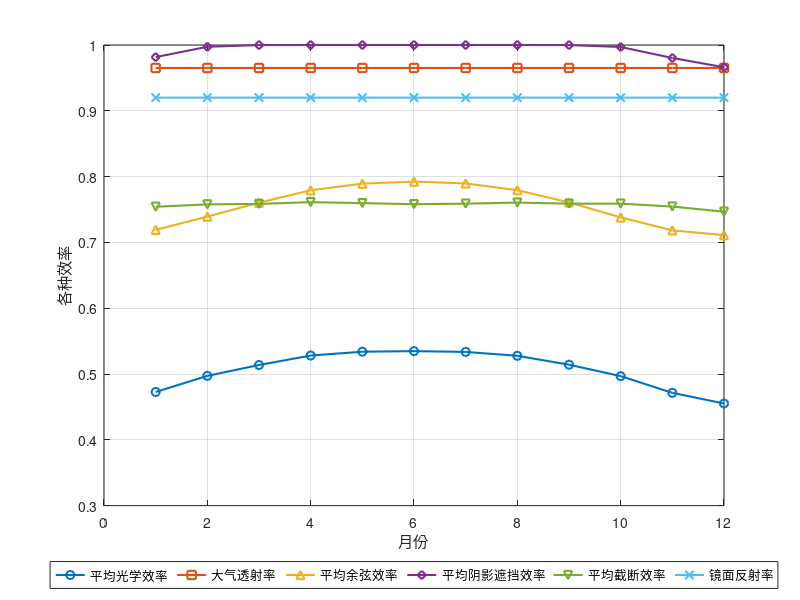

The MATLAB source for this figure:
clc;clear;
x = 1:1:12;
array_n_at1 = [0.9651	0.9651	0.9651	0.9651	0.9651	0.9651	0.9651	0.9651	0.9651	0.9651	0.9651	0.9651];
array_n_light1 = [0.4727    0.4972    0.5137    0.5281    0.5339 ...
0.5348    0.5336    0.5277    0.5142    0.4968 0.4714    0.4552];
array_n_cos1   = [0.7191  0.7392  0.7604  0.7792  0.7893  0.7924 ...
                  0.7896  0.7794  0.7608  0.7380  0.7183  0.7111];
array_n_sb1    = [0.9816  0.9973  0.9999  1.0000  1.0000  1.0000 ...
                  1.0000  1.0000  0.9999  0.9970  0.9803  0.9662];
array_n_trunc1 = [0.7542    0.7578    0.7585    0.7612    0.7597    0.7581 ...
                0.7589    0.7605    0.7589    0.7589    0.7545    0.7467];
n_ref = 0.92;


figure;
h1 = plot(x, array_n_light1,'-o','LineWidth',1.5); hold on;
h2 = plot(x, array_n_at1,   '-s','LineWidth',1.5);
h3 = plot(x, array_n_cos1,  '-^','LineWidth',1.5);
h4 = plot(x, array_n_sb1,   '-d','LineWidth',1.5);
h5 = plot(x, array_n_trunc1,'-v','LineWidth',1.5);
h6 = plot(x, n_ref*ones(size(x)),'-x','LineWidth',1.5); % 镜面反射率是常数

ylim([0.3 1]);
xlabel('月份');
ylabel('各种效率');
legend([h1 h2 h3 h4 h5 h6], ...
       {'平均光学效率','大气透射率','平均余弦效率', ...
        '平均阴影遮挡效率','平均截断效率','镜面反射率'}, ...
       'Location','southoutside','Orientation','horizontal');
grid on;